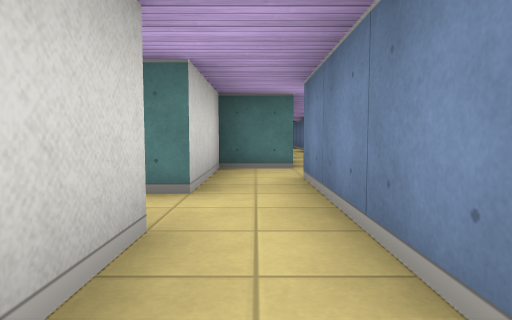
view 1 (above)

16 first-person views from a walk through a cub3D level. The camera is about half as high as the walls, tilts 4° down and sees 75° across. The floor is counted in squares. Each view is taken from the middle of a square. On the plan, view 1 faces up. The plan holds only what a view shows up to about 9 squares ahead; the rest is blank.

view 2
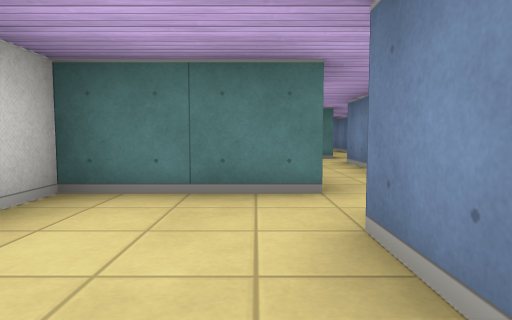

view 3
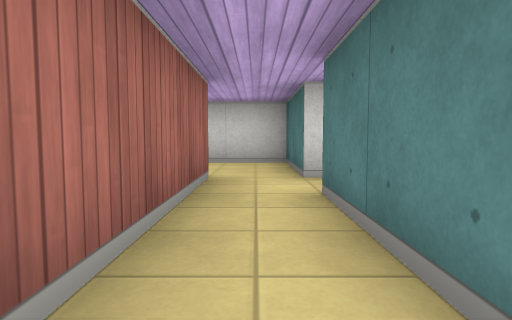

view 4
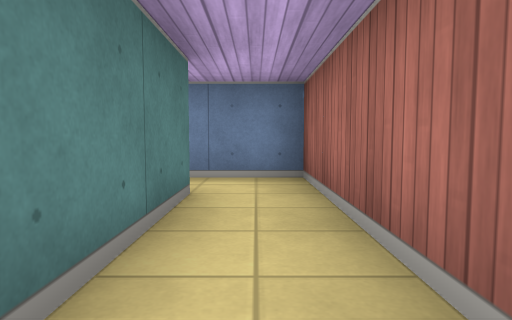

view 5
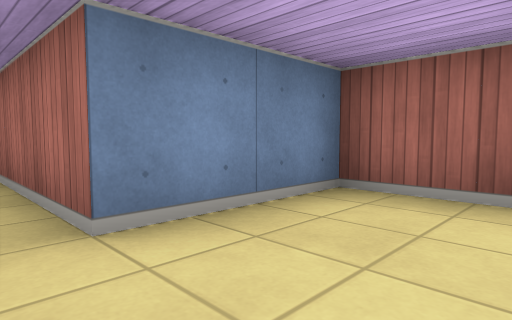

view 6
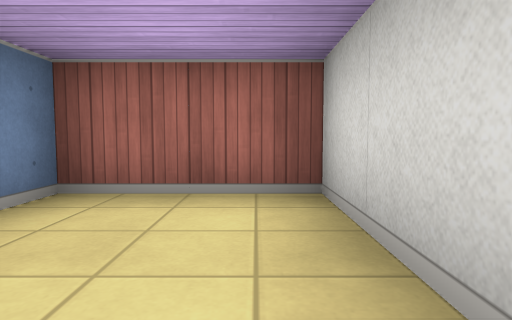

view 7
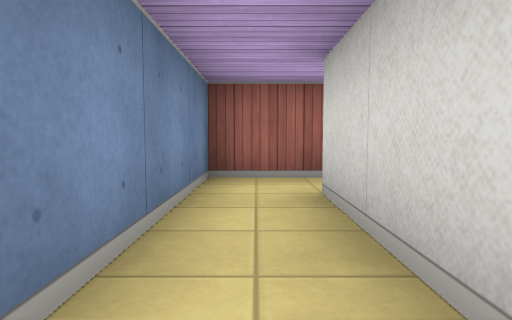

view 8
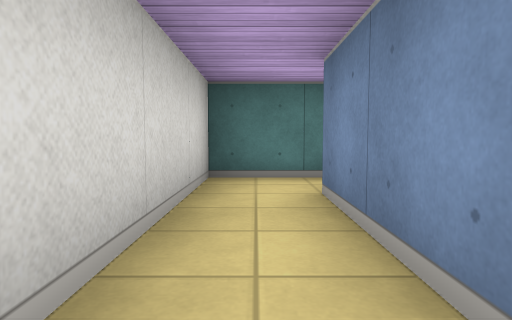

view 9
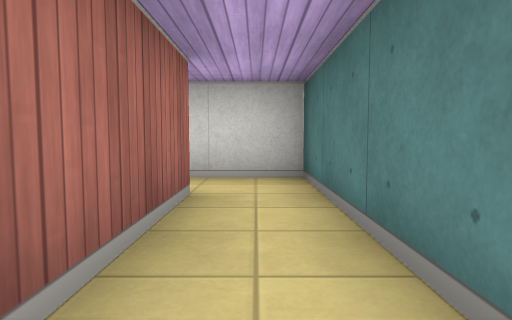

view 10
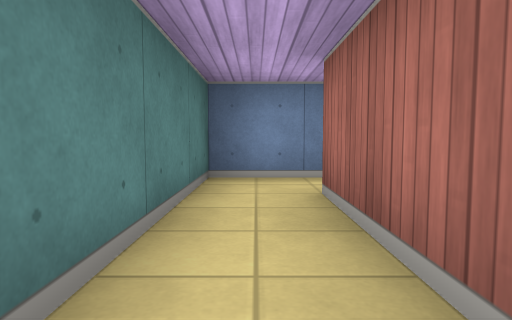

view 11
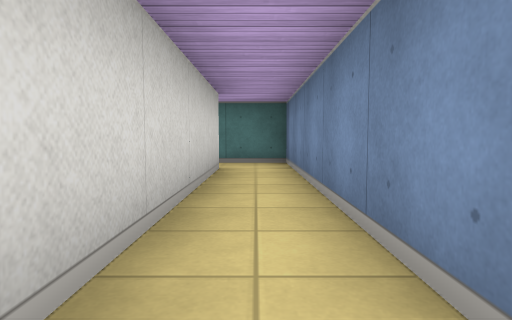

view 12
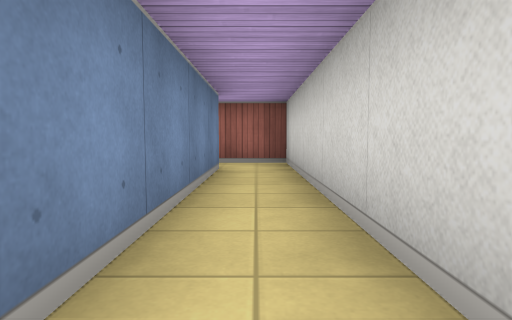

view 13
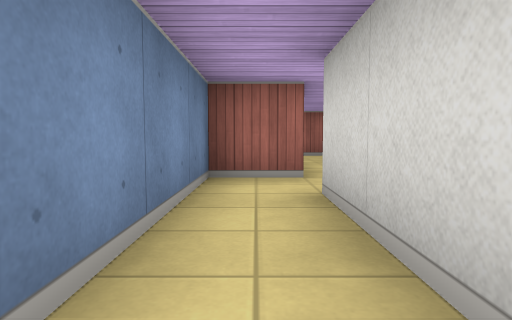

view 14
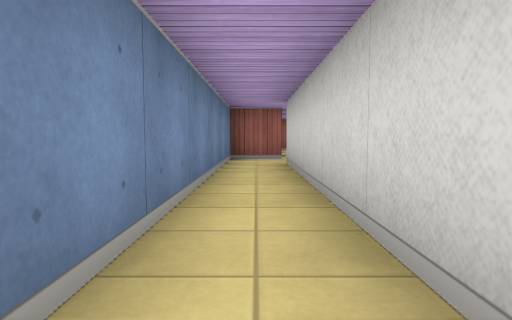

view 15
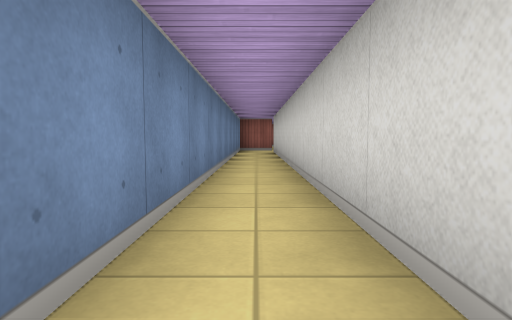

view 16
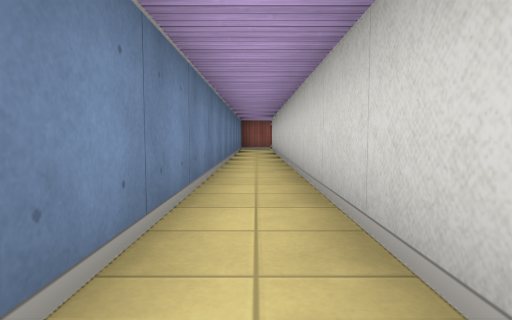

### Floor plan
Ten units are one square. View 1 is at (0, 0); x grows to the right and y downward. Boxes are objects, and circles mark ways between rooms. Rooms are numbered by the first view taken in them; rooms with no view inside come last. Other rooms are left out.
<svg viewBox="-30 -149 105 179">
<path fill="none" stroke="#000" d="M-5 -15 -5 -5 -25 -5 -25 25 -5 25 -5 5 25 5M25 -5 5 -5 5 -15M25 5 35 5 35 -25M25 -25 25 -5M35 -25 55 -25M55 -35 25 -35 25 -25M65 15 65 -35 55 -35M55 -25 55 25 66 25M5 -144 5 -45M15 -45 15 -144M5 -15 5 -35 15 -35 15 -45M5 -45 -5 -45 -5 -25"/>
<circle cx="15" cy="0" r="3" fill="#2a7"/>
<circle cx="0" cy="-10" r="3" fill="#2a7"/>
<circle cx="30" cy="-15" r="3" fill="#2a7"/>
<circle cx="45" cy="-30" r="3" fill="#2a7"/>
<circle cx="10" cy="-40" r="3" fill="#2a7"/>
<text x="-10" y="0">1</text>
<text x="30" y="-10">2</text>
<text x="40" y="-30">3</text>
<text x="60" y="0">4</text>
<text x="10" y="-110">5</text>
<text x="0" y="-30">6</text>
</svg>
Room 1 opens to room 2. Room 1 opens to room 6. Room 2 opens to room 3. Room 3 opens to room 4. Room 5 opens to room 6.

Where each view was taken, in squares from view 1:
view 1: 0 up, 0 right, facing up
view 2: 2 down, 1 left, facing up
view 3: 0 up, 3 right, facing left
view 4: 0 up, 0 right, facing right
view 5: 0 up, 2 left, facing down-right
view 6: 0 up, 2 left, facing down
view 7: 3 up, 3 right, facing down
view 8: 0 up, 3 right, facing up
view 9: 3 up, 6 right, facing left
view 10: 3 up, 3 right, facing right
view 11: 2 down, 6 right, facing up
view 12: 3 up, 6 right, facing down
view 13: 7 up, 1 right, facing down
view 14: 10 up, 1 right, facing down
view 15: 14 up, 1 right, facing down
view 16: 15 up, 1 right, facing down
